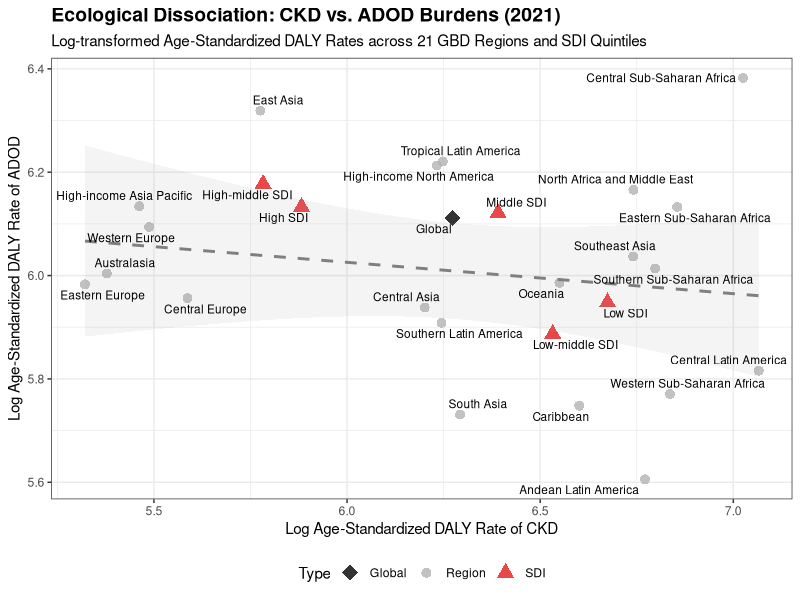
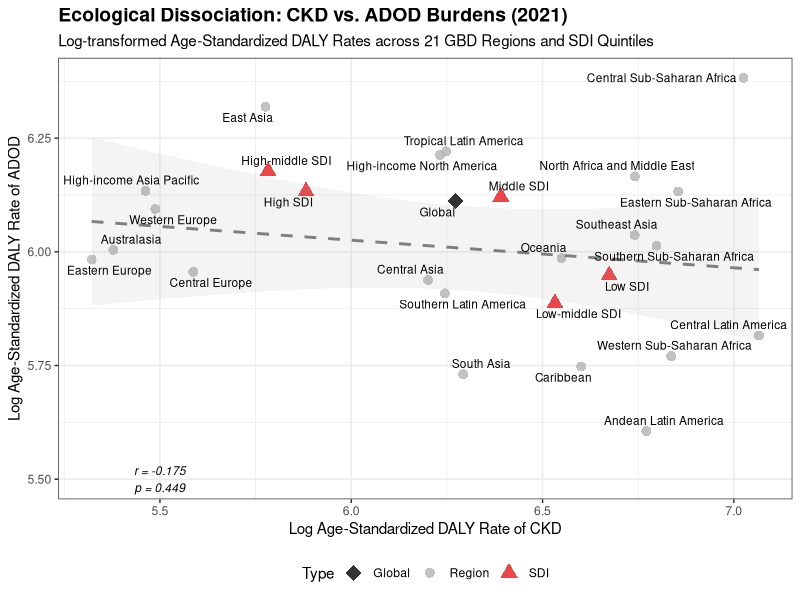
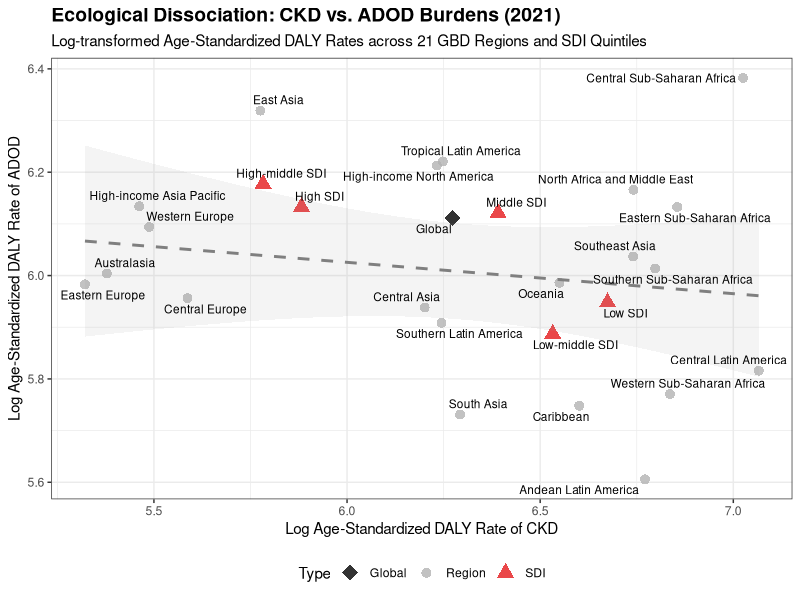

Here is the R script that generated these plots, in order:
# 加载绘图包
library(ggplot2)
library(ggrepel) # 用于防止文字重叠

# 1. 录入数据 (来自文中的 Table 1 和 Table 2)
# -----------------------------------------------------------
data <- data.frame(
  Name = c(
    # --- 21个地理区域 ---
    'Andean Latin America', 'Australasia', 'Caribbean', 'Central Asia',
    'Central Europe', 'Central Latin America', 'Central Sub-Saharan Africa',
    'East Asia', 'Eastern Europe', 'Eastern Sub-Saharan Africa',
    'High-income Asia Pacific', 'High-income North America',
    'North Africa and Middle East', 'Oceania', 'South Asia',
    'Southeast Asia', 'Southern Latin America', 'Southern Sub-Saharan Africa',
    'Tropical Latin America', 'Western Europe', 'Western Sub-Saharan Africa',
    # --- 5个 SDI 分层 ---
    'High SDI', 'High-middle SDI', 'Middle SDI', 'Low-middle SDI', 'Low SDI',
    # --- 全球 ---
    'Global'
  ),
  CKD_ASR = c(
    872.44, 216.61, 735.85, 493.20, 266.92, 1171.14, 1124.70,
    322.36, 204.68, 948.36, 235.57, 508.81, 846.64, 699.04,
    540.57, 846.26, 515.22, 895.96, 516.97, 241.72, 930.73,
    358.51, 324.64, 596.45, 686.98, 791.80, # SDI 数据
    529.62 # Global 数据
  ),
  ADOD_ASR = c(
    272.02, 405.09, 313.56, 379.25, 386.04, 335.60, 591.41,
    555.11, 396.72, 460.68, 461.33, 499.20, 476.29, 397.82,
    308.27, 418.63, 368.23, 408.97, 503.17, 443.24, 320.74,
    460.75, 481.70, 455.35, 360.40, 383.04, # SDI 数据
    450.98 # Global 数据
  ),
  Type = c(
    rep("Region", 21), # 前21个是区域
    rep("SDI", 5),     # 中间5个是SDI
    "Global"           # 最后一个是Global
  )
)

# 2. 绘制散点图
# -----------------------------------------------------------
p <- ggplot(data, aes(x = log(CKD_ASR), y = log(ADOD_ASR))) +
  
  # 添加散点：不同类型用不同颜色和形状
  geom_point(aes(color = Type, size = Type, shape = Type), alpha = 0.8) +
  
  # 自定义颜色：区域灰色，Global黑色，SDI红色
  scale_color_manual(values = c("Global" = "black", "Region" = "grey70", "SDI" = "#E41A1C")) +
  
  # 自定义大小：Global最大，SDI次之，Region最小
  scale_size_manual(values = c("Global" = 5, "Region" = 3, "SDI" = 4)) +
  
  # 自定义形状：Global菱形，SDI圆形
  scale_shape_manual(values = c("Global" = 18, "Region" = 16, "SDI" = 17)) +
  
  # 添加趋势线 (仅基于21个区域，不包含聚合数据，以防偏差)
  geom_smooth(data = subset(data, Type == "Region"), method = "lm", 
              color = "grey50", linetype = "dashed", se = TRUE, alpha=0.1) +
  
  # 添加文字标签 (自动避让重叠)
  geom_text_repel(aes(label = Name), size = 3, max.overlaps = 20) +
  
  # 各种美化
  theme_bw() +
  labs(
    title = "Ecological Dissociation: CKD vs. ADOD Burdens (2021)",
    subtitle = "Log-transformed Age-Standardized DALY Rates across 21 GBD Regions and SDI Quintiles",
    x = "Log Age-Standardized DALY Rate of CKD",
    y = "Log Age-Standardized DALY Rate of ADOD",
  ) +
  theme(
    plot.title = element_text(face = "bold", size = 14),
    legend.position = "bottom"
  )

# 显示图表
print(p)

# 如果想保存图片，取消下面这行的注释
ggsave("Correlation_Plot.pdf", width = 10, height = 7)
# ===========================================================
# 3. 计算 R 值和 P 值
# ===========================================================

# 第一步：提取只包含 21 个区域的数据
region_data <- subset(data, Type == "Region")

# 第二步：进行皮尔逊相关性检验 (注意要取 log，因为图也是 log 坐标)
res <- cor.test(log(region_data$CKD_ASR), log(region_data$ADOD_ASR), method = "pearson")

# 第三步：打印详细结果
print(res)

# 第四步：如果你只想提取 r 值和 p 值
r_value <- res$estimate
p_value <- res$p.value

cat("Correlation coefficient (r):", r_value, "\n")
cat("P-value:", p_value, "\n")
# 创建标签文本
label_text <- paste0("r = ", round(r_value, 3), "\n", 
                     "p = ", round(p_value, 3))

# 把文字加到图上 (x和y的坐标根据 log 值调整，例如 x=5.5, y=6.0 左右)
p + annotate("text", x = 5.5, y = 5.5, label = label_text, size = 3, fontface = "italic")
